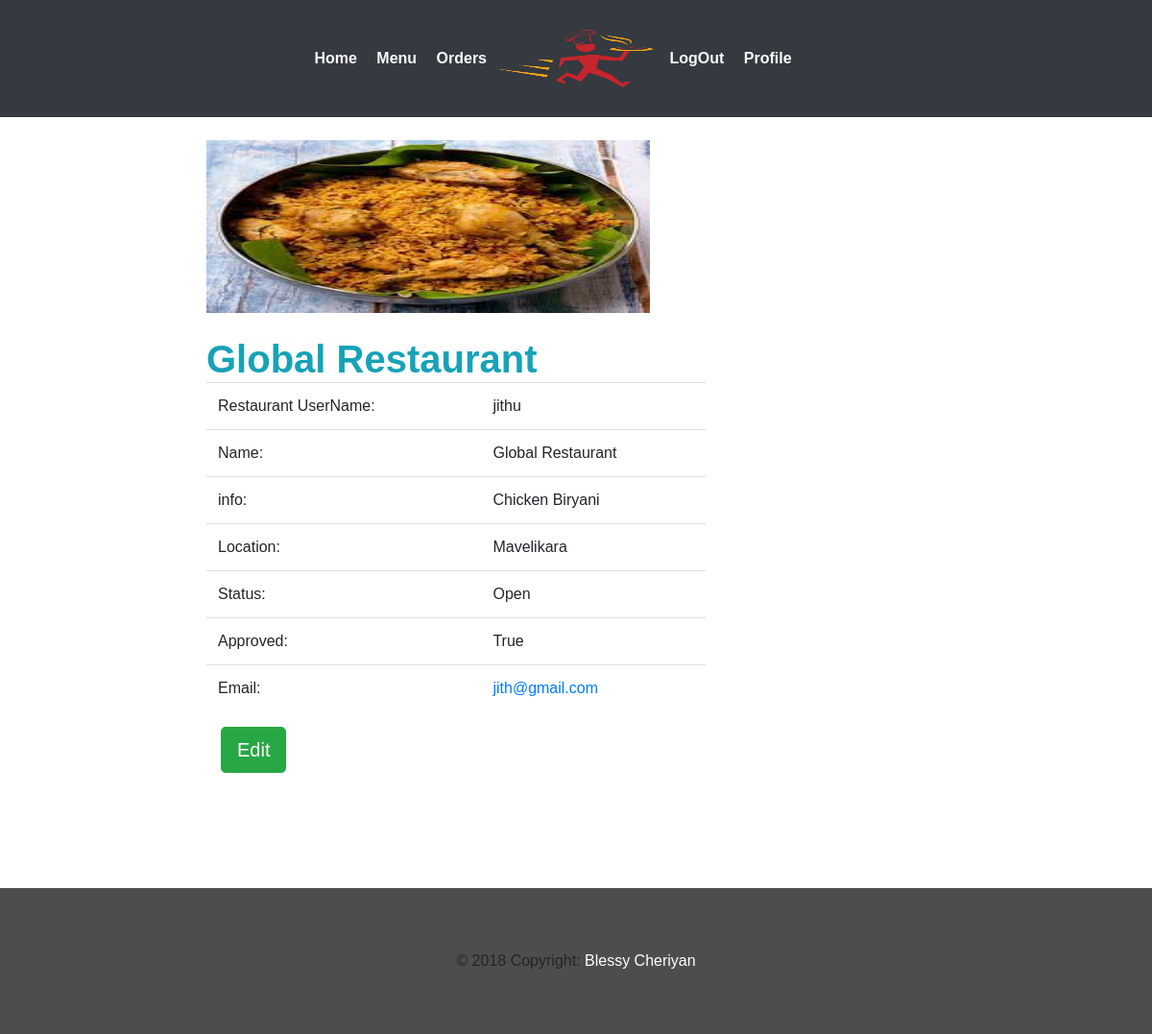
The page /profile/restaurant/ (signed in) on the database its author committed.
### webapp/models.py (models this page shows, shortened)
class User(AbstractUser):
	is_customer   = models.BooleanField(default=False)
	is_restaurant = models.BooleanField(default=False)

class Restaurant(models.Model):
	user        = models.OneToOneField(settings.AUTH_USER_MODEL,on_delete=models.CASCADE)
	rname 		= models.CharField(max_length=100,blank=False)
	info	 	= models.CharField(max_length=40,blank=False)
	min_ord		= models.CharField(max_length=5,blank=False)
	location    = models.CharField(max_length=40,blank=False)
	r_logo      = models.FileField(blank=False)
	REST_STATE_OPEN    = "Open"
	REST_STATE_CLOSE   = "Closed"
	REST_STATE_CHOICES =(
			(REST_STATE_OPEN,REST_STATE_OPEN),
			(REST_STATE_CLOSE,REST_STATE_CLOSE)
		)
	status 	= models.CharField(max_length=50,choices=REST_STATE_CHOICES,default=REST_STATE_OPEN,blank=False)
	approved = models.BooleanField(blank=False,default=True)

### webapp/views.py (the view)
# urls.py: path('profile/restaurant/',views.restaurantProfile,name='rprofile'),
def restaurantProfile(request,pk=None):
	if pk:
		user = User.objects.get(pk=pk)
	else:
		user=request.user
	return render(request,'webapp/rest_profile.html',{'user':user})

### webapp/templates/webapp/rest_profile.html (shortened to what this page needs)
{% extends 'webapp/base2.html'%}
{% block body %}
<br>
  <div class="container col-md-8">
    <img src="{{user.restaurant.r_logo.url}}" height="180px" width="60%">
  </div>
  <br>
	<div class="container col-md-8">
		<div class="row">
		<div class=" col-md-11 toppad">
          <div class="panel panel-info">
            <div class="panel-heading">
              <h1 class="panel-title text-info "><strong>{{user.restaurant.rname}}</strong></h1>
                          </div>
                          <div class="panel-body">
                            <div class="row">
                              <div class=" col-md-9 col-lg-9 ">
                                <table class="table table-user-information">
                                  <tbody>
                                  	<tr>
                                      <td> Restaurant UserName:</td>
                                      <td>{{user.username}}</td>
                                    </tr>
                                    <tr>
                                      <td>Name:</td>
                                      <td>{{user.restaurant.rname}}</td>
                                    </tr>
                                    <tr>
                                      <td>info:</td>
                                      <td>{{user.restaurant.info}}</td>
                                    </tr>
                                    <tr>
                                      <td>Location:</td>
                                      <td>{{user.restaurant.location}}</td>
                                    </tr>
                                     <tr>
                                      <td>Status:</td>
                                      <td>{{user.restaurant.status}}</td>
                                    </tr>
                                     <tr>
                                      <td>Approved:</td>
                                      <td>{{user.restaurant.approved}}</td>
                                    </tr>
                                    <tr>
                                      <td>Email:</td>
                                      <td><a href="#">{{user.email}}</a></td>
                                    </tr>
                                  </tbody>
                                </table>
                                   <div class="container">
                                <div class="row">
                                  <div class="col">
                                  <a class="btn btn-success btn-lg" href="{% url 'rupdate' user.id %}">Edit</a>
                                </div>
                                </div>
                          </div>
                </div>
              </div>
            </div>
        </div>
        </div>
		</div>
	</div>
  <br>
{% endblock%}

### webapp/static/webapp/css/style.css (style rules this page uses)
body { padding:0; margin:0; font-family: 'Source Sans Pro', sans-serif; }
body a { transition:0.5s all; -webkit-transition:0.5s all; -moz-transition:0.5s all; -o-transition:0.5s all; -ms-transition:0.5s all; }
h1,h2,h3,h4,h5,h6 { margin:0; }

### rows shown on the page
User: restaurant.r_logo (picture), restaurant.rname "Global Restaurant", username "jithu", restaurant.info "Chicken Biryani", restaurant.location "Mavelikara", restaurant.status "Open", restaurant.approved "True", email "jith@gmail.com"
